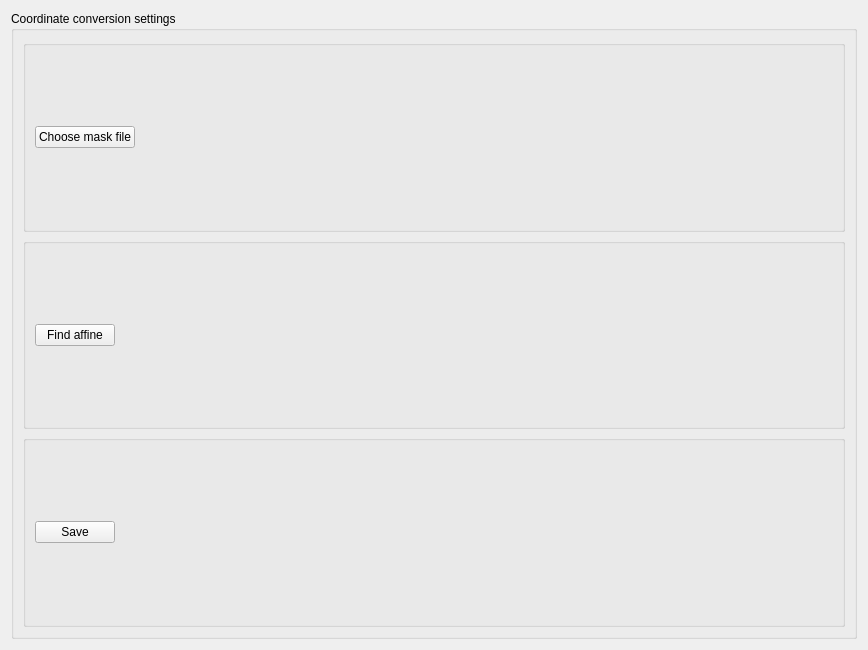
<?xml version="1.0" encoding="UTF-8"?>
<ui version="4.0">
 <class>Form</class>
 <widget class="QWidget" name="Form">
  <property name="geometry">
   <rect>
    <x>0</x>
    <y>0</y>
    <width>868</width>
    <height>650</height>
   </rect>
  </property>
  <property name="sizePolicy">
   <sizepolicy hsizetype="Expanding" vsizetype="Expanding">
    <horstretch>0</horstretch>
    <verstretch>0</verstretch>
   </sizepolicy>
  </property>
  <property name="windowTitle">
   <string>IR affine settings</string>
  </property>
  <layout class="QGridLayout" name="gridLayout">
   <item row="0" column="0">
    <widget class="QGroupBox" name="groupBox_general">
     <property name="title">
      <string>Coordinate conversion settings</string>
     </property>
     <layout class="QVBoxLayout" name="verticalLayout">
      <item>
       <widget class="QGroupBox" name="maskBox">
        <property name="title">
         <string/>
        </property>
        <layout class="QHBoxLayout" name="horizontalLayout_2">
         <item>
          <widget class="QPushButton" name="maskButton">
           <property name="text">
            <string>Choose mask file</string>
           </property>
          </widget>
         </item>
         <item>
          <widget class="QLabel" name="maskLabel">
           <property name="text">
            <string/>
           </property>
          </widget>
         </item>
         <item>
          <spacer name="horizontalSpacer">
           <property name="orientation">
            <enum>Qt::Horizontal</enum>
           </property>
           <property name="sizeHint" stdset="0">
            <size>
             <width>40</width>
             <height>20</height>
            </size>
           </property>
          </spacer>
         </item>
        </layout>
       </widget>
      </item>
      <item>
       <widget class="QGroupBox" name="affineBox">
        <property name="title">
         <string/>
        </property>
        <layout class="QHBoxLayout" name="horizontalLayout">
         <item>
          <widget class="QPushButton" name="findButton">
           <property name="text">
            <string>Find affine</string>
           </property>
          </widget>
         </item>
         <item>
          <widget class="QLabel" name="affineLabel">
           <property name="text">
            <string/>
           </property>
          </widget>
         </item>
         <item>
          <spacer name="horizontalSpacer_2">
           <property name="orientation">
            <enum>Qt::Horizontal</enum>
           </property>
           <property name="sizeHint" stdset="0">
            <size>
             <width>40</width>
             <height>20</height>
            </size>
           </property>
          </spacer>
         </item>
        </layout>
       </widget>
      </item>
      <item>
       <widget class="QGroupBox" name="saveBox">
        <property name="title">
         <string/>
        </property>
        <layout class="QHBoxLayout" name="horizontalLayout_3">
         <item>
          <widget class="QPushButton" name="saveButton">
           <property name="text">
            <string>Save</string>
           </property>
          </widget>
         </item>
         <item>
          <spacer name="horizontalSpacer_3">
           <property name="orientation">
            <enum>Qt::Horizontal</enum>
           </property>
           <property name="sizeHint" stdset="0">
            <size>
             <width>40</width>
             <height>20</height>
            </size>
           </property>
          </spacer>
         </item>
        </layout>
       </widget>
      </item>
     </layout>
    </widget>
   </item>
  </layout>
 </widget>
 <resources/>
 <connections/>
</ui>
